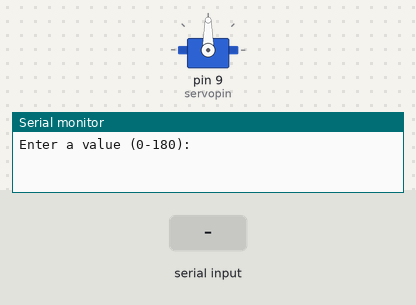
Bench run of a sketch on a simulated Arduino Uno, built with avr-gcc and run on an emulated ATmega328P. Parts: servo, the last lines printed to the serial monitor. The inputs (shaded band) are chosen by the test bench.

Above: at 1.2 s.
1.3 s: "30,150\n" received over Serial
At 2.2 s:
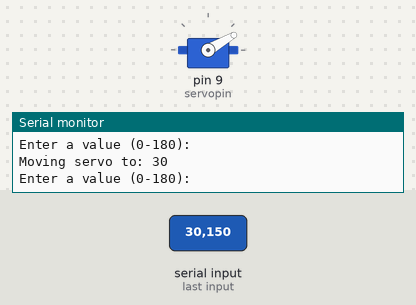
2.8 s: "5\n" received over Serial
At 3.2 s:
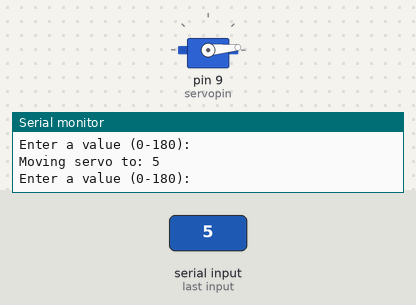
4.3 s: "90,45\n" received over Serial
At 5.7 s:
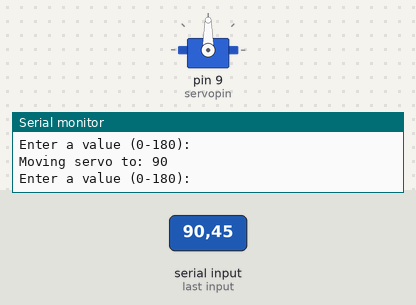
Timing chart, 0 to 7.3 s (numbered marks = the images above; inputs shaded):
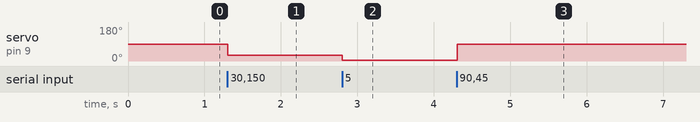

Measured:
- after the input at 1.3 s, servo on pin 9 (servopin): 90° → 30° at once
- after the input at 2.8 s, servo on pin 9 (servopin): 30° → 5° at once
- after the input at 4.3 s, servo on pin 9 (servopin): 5° → 90° at once

The sketch:

Servo.ino
```cpp
#include <Servo.h>

Servo servo1;
int servopin = 9;

void setup() {
  servo1.attach(servopin);
  Serial.begin(9600);
  while (!Serial); // wait for Serial to initialize
  Serial.println("Enter a value (0-180):");
}

void loop() {
  if (Serial.available() > 0) {
    String input = Serial.readStringUntil('\n'); // read until Enter
    input.trim();                                 // remove whitespace/newlines
    int angle = input.toInt();

    if (angle >= 0 && angle <= 180) {
      servo1.write(angle);
      Serial.print("Moving servo to: ");
      Serial.println(angle);
    } else {
      Serial.println("Please enter a number between 0-180.");
    }

    Serial.println("Enter a value (0-180):");
  }
}
```
